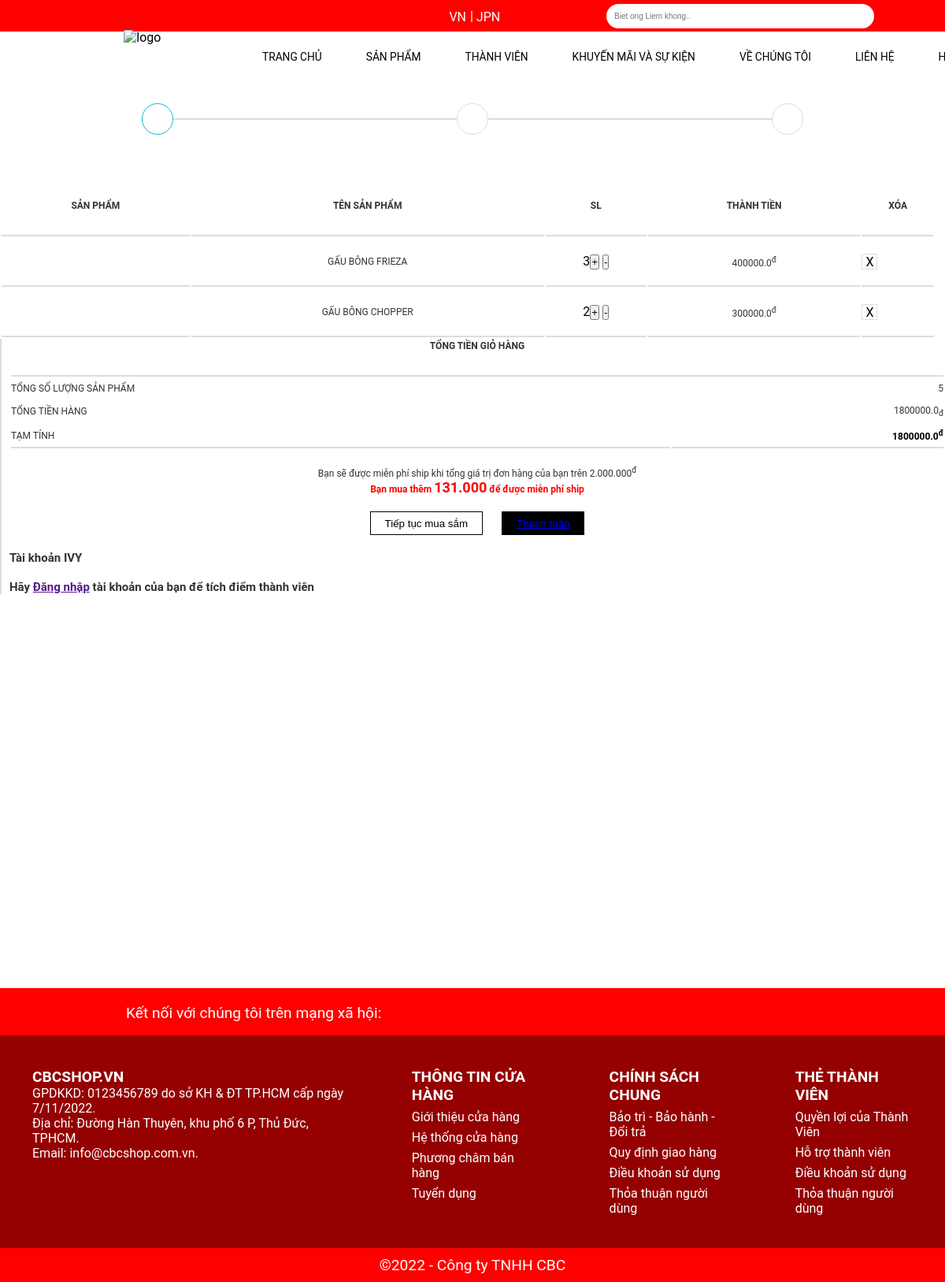
The app's page /cart/ (signed in), older data.
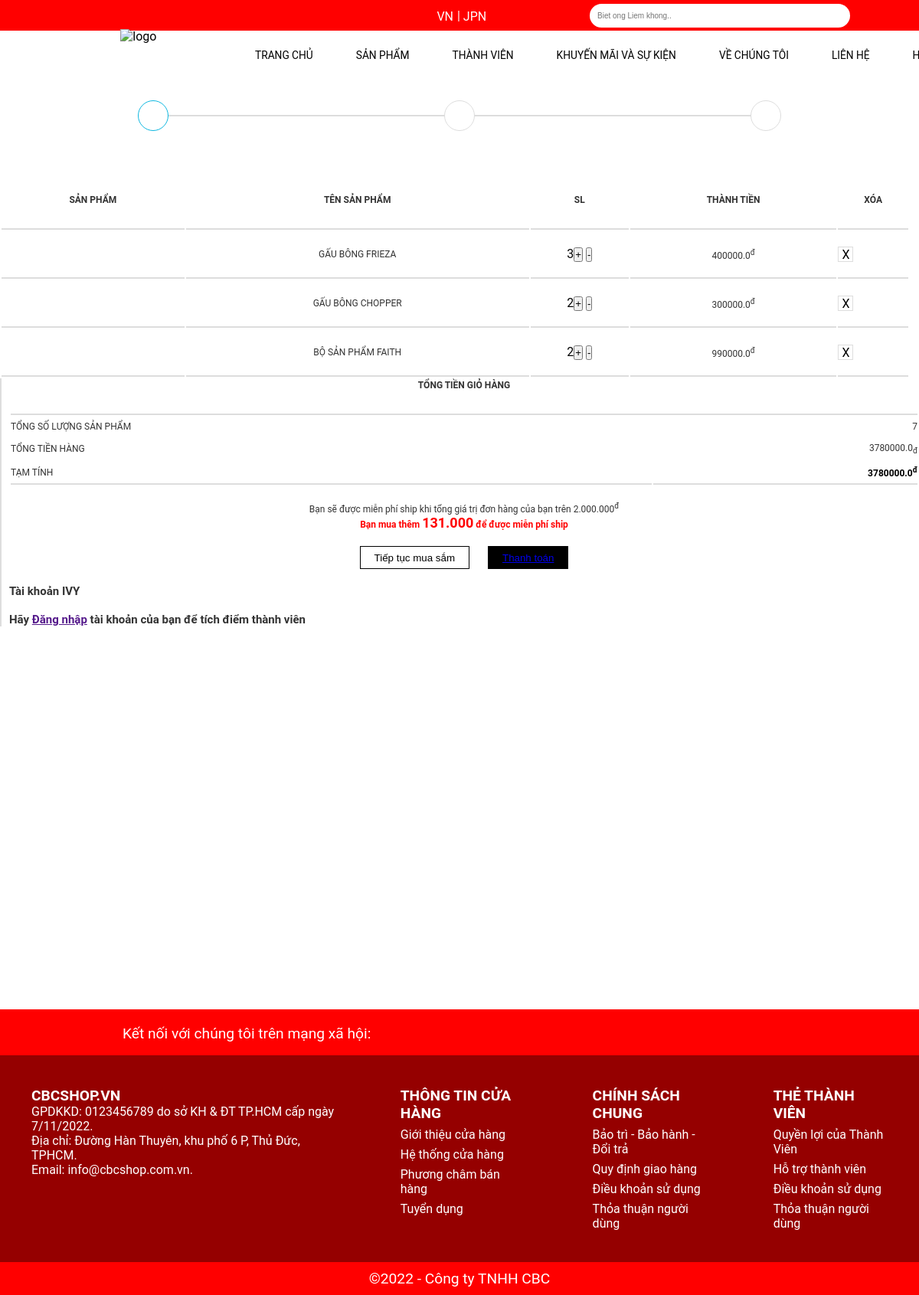
The same page, newer data.
### my_app/models.py (models this page shows, shortened)
class OrderItem(models.Model):
    product = models.ForeignKey(Product, on_delete=models.SET_NULL,blank=True,null=True)
    order = models.ForeignKey(Order, on_delete=models.SET_NULL, blank=True, null=True)
    quantity = models.IntegerField(default=0,null=True,blank=True)
    date_added = models.DateTimeField(auto_now_add=True)
    @property
    def get_total(self):
        total = self.product.price * self.quantity
        return total

class Product(models.Model):
    ID = models.IntegerField(primary_key=True)
    category = models.ManyToManyField(Category,related_name="product")
    name = models.CharField(max_length=200, null=True)
    price = models.FloatField()
    categy = models.CharField(max_length=200,null=True)
    sell = models.IntegerField()
    image = models.ImageField(null=True,blank=True)
    sale = models.IntegerField(null=True)
    @property
    def ImageURL(self):
        try:
            url = self.image.url
        except:
            url = ''
        return url

class Order(models.Model):
    customer = models.ForeignKey(Customer, on_delete=models.SET_NULL,blank=True,null=True)
    date_order = models.DateTimeField(auto_now_add=True)
    complete = models.BooleanField(default = False,null=True,blank=False)
    transaction_id = models.CharField(max_length=200,null=True)
    @property
    def get_cart_item(self):
        orderitems = self.orderitem_set.all()
        total = sum([item.quantity for item in orderitems])
        return total
    @property
    def get_cart_total(self):
        orderitems = self.orderitem_set.all()
        total = sum([item.get_total for item in orderitems])
        return total

### my_app/views.py (the view)
# urls.py: path('cart/',views.cart, name='cart'),
def cart(request):
    if request.user.is_authenticated:
        customer = request.user.customer
        order, created = Order.objects.get_or_create(customer = customer,complete = False)
        items = order.orderitem_set.all()
    else:
        items = []
        order = {'get_cart_item':0,'get_cart_total':0}
    context={'items':items, 'order':order}
    return render(request, 'html/cart.html', context)

### my_app/templates/html/cart.html
{% extends 'html/base.html' %}
{% load static %}
{% block cart_content %}
<head>
    <link rel="stylesheet" href="{% static 'assets/cart.css' %}">
</head>
<section class="cart">
    <div class="container">
        <div class="cart-top-wrap">
            <div class="cart-top">
                <div class="cart-top-cart cart-top-item">
                    <i class="fas fa-shopping-cart"></i>
                </div>
                <div class="cart-top-adress cart-top-item">
                    <i class="fas fa-map-marker-alt"></i>
                </div>
                <div class="cart-top-payment cart-top-item">
                    <i class="fas fa-money-check-alt"></i>
                </div>
            </div>
        </div>
        <div class="container">
            <div class="cart-content row">
                <div class="cart-content-left">
                    <table>
                        <tr>
                            <th>Sản phẩm</th>
                            <th>Tên sản phẩm</th>
                            <th>SL</th>
                            <th>Thành tiền</th>
                            <th>Xóa</th>
                        </tr>
                        {% for item in items %}
                        <tr>
                            <td><img src="{{item.product.ImageURL}}" alt=""></td>
                            <td><p>{{item.product.name}}</p></td>
                            <td>{{item.quantity}}<button data-product="{{item.product.ID}}" data-action="add" class="update-cart">+</button>
                                <button data-product="{{item.product.ID}}" data-action="remove" class="update-cart">-</button></td>
                            <td><p>{{item.product.price}}<sup>đ</sup></p></td>
                            <td><span>X</span></td>
                        </tr>
                        {% endfor %}
                    </table>
                </div>
                <div class="cart-content-right">
                    <table>
                        <tr>
                            <th colspan="2">TỔNG TIỀN GIỎ HÀNG</th>
                        </tr>
                        <tr>
                            <td>TỔNG SỐ LƯỢNG SẢN PHẨM</td>
                            <td>{{order.get_cart_item}}</td>
                        </tr>
                        <tr>
                            <td>TỔNG TIỀN HÀNG</td>
                            <td><p>{{order.get_cart_total}}<sub>đ</sub></p></td>
                        </tr>
                        <tr>
                            <td>TẠM TÍNH</td>
                            <td><p style="color: black; font-weight: bold;">{{order.get_cart_total}}<sup>đ</sup></p></td>
                        </tr>
                    </table>
                    <div class="cart-content-right-text">
                        <p>Bạn sẽ được miễn phí ship khi tổng giá trị đơn hàng của bạn trên 2.000.000<sup>đ</sup></p>
                        <p style="color: red; font-weight:bold">Bạn mua thêm <span style="font-size: 18px;">131.000</span> để được miễn phí ship</p>
                    </div>
                    <div class="cart-content-right-button">
                        <button>Tiếp tục mua sắm</button>
                        <button><a href="{% url 'delivery' %}">Thanh toán</a></button>
                    </div>
                    <div class="cart-content-right-dangnhap">
                        <p>Tài khoản IVY</p><br>
                        <p>Hãy <a href="">Đăng nhập</a> tài khoản của bạn để tích điểm thành viên</p>
                    </div>
                </div>
            </div>
        </div>
    </div>
</section>
{% endblock cart_content %}

Row changes from the older to the newer data that the page shows:
added OrderItem: product.name "BỘ SẢN PHẨM FAITH", quantity "2", product.price "990000.0"
computed for Order: get_cart_item "5" → "7"; get_cart_total "1800000.0" → "3780000.0"
